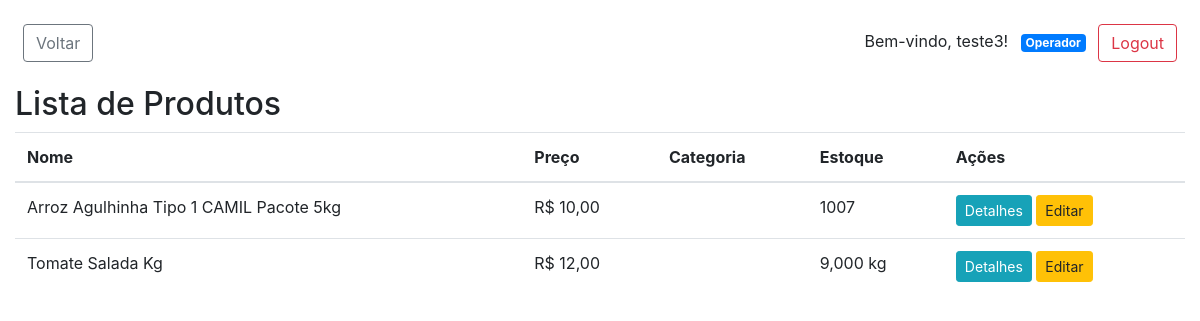
Page /pdvweb/produtos/ (signed in) on the earlier database version.
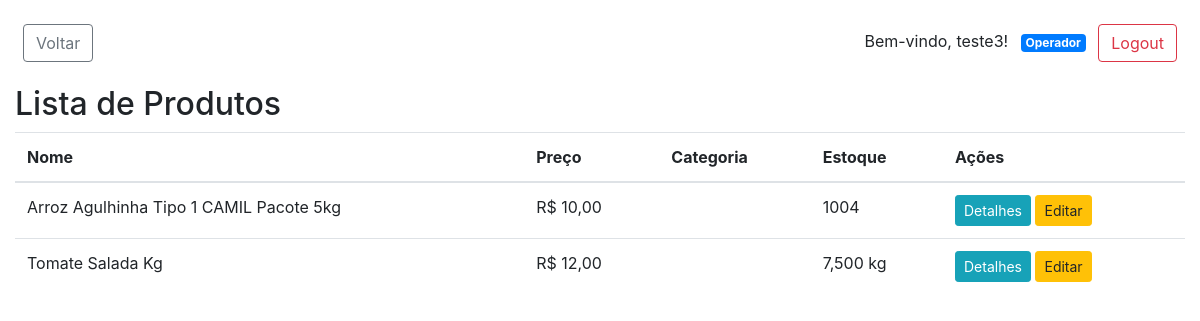
Same page on the later database version.
### pdvweb/models.py (models this page shows, shortened)
class ProdutoBase(models.Model):
    codigo = models.CharField(max_length=10, unique=False, blank=True)
    nome = models.CharField(max_length=100, unique=True)
    descricao = models.TextField(blank=True, null=True)
    categoria = models.ForeignKey(
        Categoria, on_delete=models.SET_NULL, null=True, blank=True)
    class Meta:
        abstract = True

class ProdutoPorQuantidade(ProdutoBase):
    preco = models.DecimalField(
        max_digits=10, decimal_places=2, validators=[MinValueValidator(0)])
    estoque = models.PositiveIntegerField(default=0)
    data_criacao = models.DateTimeField(default=timezone.now)

class ProdutoPorPeso(ProdutoBase):
    preco_por_kilo = models.DecimalField(
        max_digits=10, decimal_places=2, validators=[MinValueValidator(0)])
    estoque_em_kilos = models.DecimalField(
        max_digits=10, decimal_places=3, default=0)

### pdvweb/views.py (the view)
# urls.py: path('produtos/', views.listar_produtos, name='listar_produtos'),
@login_required
def listar_produtos(request):
    todos_produtos = list(ProdutoPorQuantidade.objects.all()
                          ) + list(ProdutoPorPeso.objects.all())
    return render(request, 'pdvweb/produtos_list.html', {'todos_produtos': todos_produtos})

### pdvweb/templates/pdvweb/produtos_list.html (shortened to what this page needs)
{% extends 'pdvweb/base.html' %}
{% block content %}
    <h2>Lista de Produtos</h2>
    <table class="table">
        <thead>
            <tr>
                <th>Nome</th>
                <th>Preço</th>
                <th>Categoria</th>
                <th>Estoque</th>
                <th>Ações</th>
            </tr>
        </thead>
        <tbody>
            {% for produto in todos_produtos %}
                <tr>
                    <td>{{ produto.nome }}</td>
                    {% if produto.preco %}
                        <td>R$ {{ produto.preco }}</td>
                    {% elif produto.preco_por_kilo %}
                        <td>R$ {{ produto.preco_por_kilo }}</td>
                    {% endif %}
                    <td>{{ produto.categoria.nome }}</td>
                    {% if produto.preco %}
                        <td>{{ produto.estoque }}</td>
                    {% elif produto.preco_por_kilo %}
                        <td>{{ produto.estoque_em_kilos }} kg</td>
                    {% endif %}
                    <td>
                        <a href="{% url 'pdvweb:detalhar_produto' produto.codigo %}" class="btn btn-info btn-sm">Detalhes</a>
                        <a href="{% url 'pdvweb:editar_produto' produto.codigo %}" class="btn btn-warning btn-sm">Editar</a>
                    </td>
                </tr>
            {% endfor %}
        </tbody>
    </table>
{% endblock %}

Differences in the rows shown:
changed ProdutoPorQuantidade "Arroz Agulhinha Tipo 1 CAMIL Pacote 5kg": estoque "1007" → "1004"
changed ProdutoPorPeso "Tomate Salada Kg": estoque_em_kilos "9,000" → "7,500"
